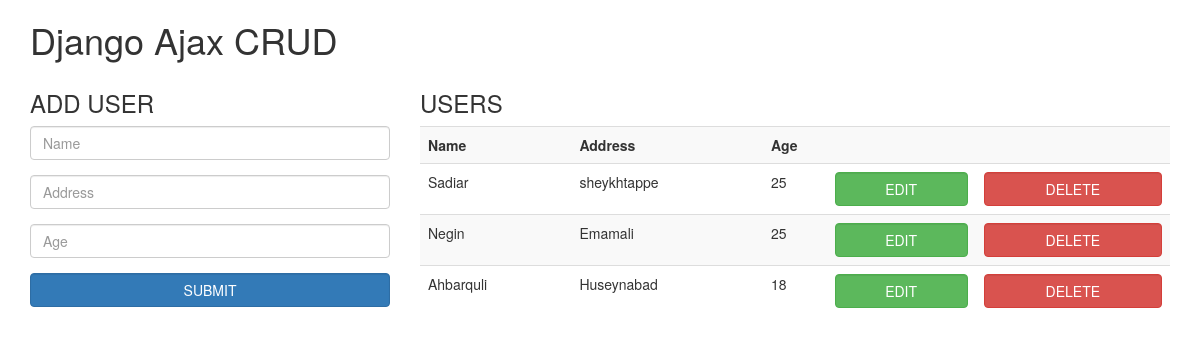
Before: / with the older database file.
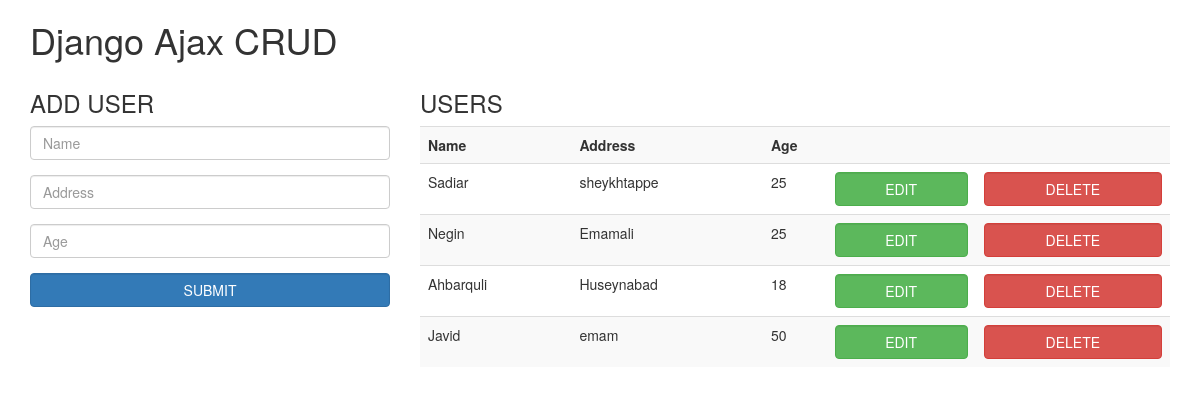
After: the same page with the newer database file.
### crud_ajax/models.py (models this page shows)
class CrudUser(models.Model):
    name = models.CharField(max_length=20, blank=True)
    address = models.CharField(max_length=100, blank=True)
    age = models.IntegerField(blank=True, null=True)

### crud_ajax/views.py (the view)
# urls.py: path('', views.CrudView.as_view(), name='crud_ajax'),
class CrudView(ListView):
    model = CrudUser
    template_name = 'crud_ajax/crud.html'
    context_object_name = 'users'

### templates/crud_ajax/crud.html (shortened to what this page needs)
{% extends 'base.html' %}
{% load static %}
{% block content %}
<div class="container">
    <h1>Django Ajax CRUD</h1>
    <div class="row">
      <div class="col-md-4 ">
        <h3>ADD USER</h3>
        <form id="addUser" action="">
          <div class="form-group">
            <input class="form-control" type="text" name="name" placeholder="Name" required>
          </div>
          <div class="form-group">
            <input class="form-control" type="text" name="address" placeholder="Address" required>
          </div>
          <div class="form-group">
            <input class="form-control" type="number" name="age" min="10" max="100" placeholder="Age" required>
          </div>
          <button class="btn btn-primary form-control" type="submit">SUBMIT</button>
        </form>
      </div>
      <div class="col-md-8">
        <h3>USERS</h3>
        <table id="userTable" class="table table-striped">
          <tr>
            <th>Name</th>
            <th>Address</th>
            <th colspan="3">Age</th>
          </tr>
          {% if users %}
          {% for user in users %}
          <tr id="user-{{user.id}}">
              <td class="userName userData" name="name">{{user.name}}</td>
              <td class="userAddress userData" name="address">{{user.address}}</td>
              <td class="userAge userData" name="age">{{user.age}}</td>
              <td align="center">
                  <button class="btn btn-success form-control" onClick="editUser({{user.id}})" data-toggle="modal" data-target="#myModal")">EDIT</button>
              </td>
              <td align="center">
                  <button class="btn btn-danger form-control" onClick="deleteUser({{user.id}})">DELETE</button>
              </td>
          </tr>
          {% endfor %}
          {% else %}
            No Users
          {% endif %}
        </table>
      </div>
    </div>
  </div>
{% endblock %}

### templates/base.html (shortened to what this page needs)
{% load static %}
<!doctype html>
<html>
<head>
    <link rel="stylesheet" href="https://maxcdn.bootstrapcdn.com/bootstrap/3.3.7/css/bootstrap.min.css"
>
</head>
<body>
<main>
    {% block content %}
    {% endblock content %}
</main>
</body>
</html>

Changed rows visible on the page:
added CrudUser: name "Javid", address "emam", age "50"
